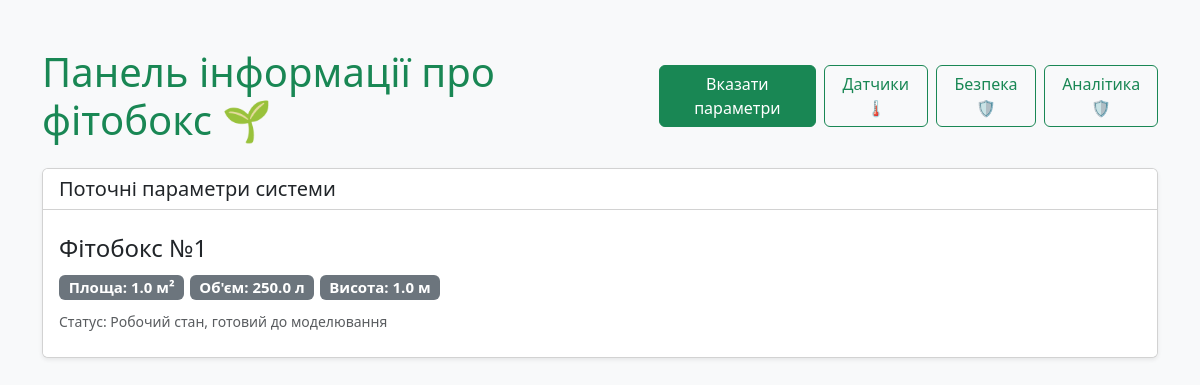
The page / on the database its author committed.
### monitoring/models.py (models this page shows, shortened)
class GreenhouseInfo(models.Model):
    name = models.CharField(max_length=100, default="Фітобокс №1", verbose_name="Назва теплички")
    area = models.FloatField(help_text="Введіть площу в квадратних метрах", verbose_name="Площа (кв. м)")
    volume = models.FloatField(help_text="Введіть об'єм у літрах", verbose_name="Об'єм (л)")
    height = models.FloatField(help_text="Введіть висоту в метрах", verbose_name="Висота (м)")
    description = models.TextField(blank=True, null=True, verbose_name="Додатковий опис або статус")
    updated_at = models.DateTimeField(auto_now=True, verbose_name="Час останнього оновлення")

### monitoring/views.py (the view)
# urls.py: path('', DashboardView.as_view(), name='dashboard'),
class DashboardView(generic.ListView):
    model = GreenhouseInfo
    context_object_name = 'greenhouses'
    template_name = 'dashboard.html'

### templates/dashboard.html (shortened to what this page needs)
<!DOCTYPE html>
<html lang="uk">
<head>
    <link href="https://cdn.jsdelivr.net/npm/bootstrap@5.3.2/dist/css/bootstrap.min.css" rel="stylesheet">
</head>
<body class="bg-light">
    <div class="container mt-5">
        <div class="d-flex justify-content-between align-items-center mb-4">
            <h1 class="text-success mb-0">Панель інформації про фітобокс 🌱</h1>
            <div class="ms-auto d-flex gap-2">
                <a href="{% url 'add_info' %}" class="btn btn-success">Вказати параметри</a>
                <a href="/sensors/" class="btn btn-outline-success">Датчики 🌡️</a>
                <a href="/security/" class="btn btn-outline-success">Безпека 🛡️</a>
                <a href="/analytics/" class="btn btn-outline-success">Аналітика 🛡️</a>
            </div>
        </div>
        <div class="card shadow-sm">
            <div class="card-header bg-white">
                <h5 class="mb-0">Поточні параметри системи</h5>
            </div>
            <ul class="list-group list-group-flush">
                {% for box in greenhouses %}
                    <li class="list-group-item py-4">
                        <h4 class="card-title text-dark">{{ box.name }}</h4>
                        <p class="card-text fs-5 mb-2">
                            <span class="badge bg-secondary">Площа: {{ box.area }} м²</span>
                            <span class="badge bg-secondary">Об'єм: {{ box.volume }} л</span>
                            <span class="badge bg-secondary">Висота: {{ box.height }} м</span>
                        </p>
                        <small class="text-muted">Статус: {{ box.description }}</small>
                    </li>
                {% empty %}
                    <li class="list-group-item text-muted py-4">
                        Параметри теплички ще не задані. Натисніть кнопку вище, щоб додати їх!
                    </li>
                {% endfor %}
            </ul>
        </div>
    </div>
</body>
</html>

### rows shown on the page
GreenhouseInfo: name "Фітобокс №1", area "1.0", volume "250.0", height "1.0", description "Робочий стан, готовий до моделювання"
